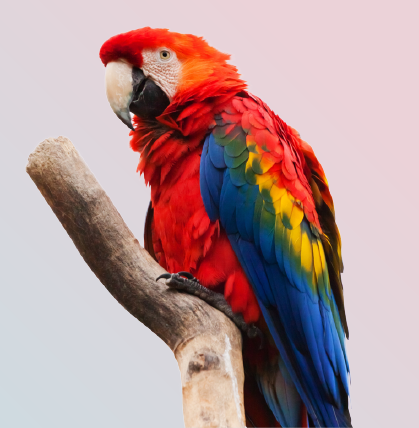
#> input picture Image Processing/Scarlet-Macaws.png, 419 x 428 px
$ jupyter execute 'Image Processing with OpenCV.ipynb'
#> lines starting #> are read from the running program, lines starting #| are printed output that depends on the picture
<h1>Objective</h1>

The objective is to learn basic image processing skills to achieve computer vision using OpenCV library in Python.

**Author :** Ronak Patel

**Reference :** LinkedIn Learning, OpenCV for Python Developers

[cell 1]
# imports
import cv2
import numpy as np

# Basic Image Operations

## Accessing an Image

[cell 2]
# read an image
img = cv2.imread("Scarlet-Macaws.png")
#> img is the input picture: shape (428, 419, 3); mean B, G, R 153, 151.8, 181.3

# show an image in a window
cv2.namedWindow("Image", cv2.WINDOW_NORMAL)
cv2.imshow("Image", img)

# wait indefinitely for a key to be pressed to exit the window, change 0 value to wait temporarily
cv2.waitKey(0)

# close all image windows
cv2.destroyAllWindows()

[cell 3]
# write an image
cv2.imwrite("Scarlet-Macaw2.png", img)
#> Out = True

## Understanding Pixel Data

[cell 4]
# read an image in color
img_color = cv2.imread("Scarlet-Macaws.png", 1)

# read an image in grayscale
img_grayscale = cv2.imread("Scarlet-Macaws.png", 0)
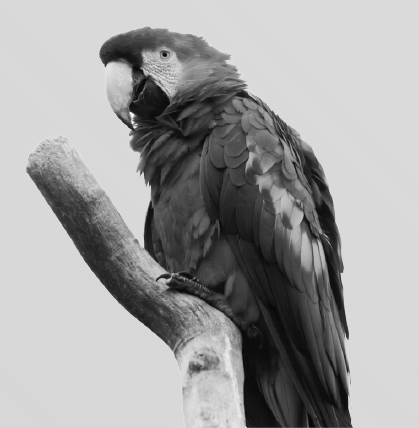
#> img_grayscale: shape (428, 419); min 6, max 242, mean 160.2

# show images
cv2.namedWindow("Color Image", cv2.WINDOW_NORMAL)
cv2.namedWindow("Grayscale Image", cv2.WINDOW_NORMAL)

cv2.imshow("Color Image", img_color)
cv2.imshow("Grayscale Image", img_grayscale)

cv2.waitKey(0)
cv2.destroyAllWindows()

[cell 5]
# image dimensions
print(f"Size of grayscale image : {img_grayscale.shape}")
#| Size of grayscale image : (428, 419)
print(f"Size of color image \t: {img_color.shape}")
#| Size of color image 	: (428, 419, 3)

**NOTE :**
- We can see that the grayscale image shows 2 coordinates (2D image). OpenCV shows this in (height, width) format.
- The color image shows 3 coordinates (3D image), shown as (height, width, channels).

[cell 6]
# seeing pixel data
img_grayscale

[cell 7]
img_color

[cell 8]
# height of the image; number of pixels in a column or number of rows in an image
print(f"Image height \t\t: {len(img_color)}")
#| Image height 		: 428

# width of an image; number of pixels in a row or number of columns in an image
# looking at the top row specifically (0)
print(f"Image width \t\t: {len(img_color[0])}")
#| Image width 		: 419

# number of channels in an image
print(f"Number of channels \t: {len(img_color[0][0])}")
#| Number of channels 	: 3

# shape of an image; [height, width, number of channels]
print(f"Image Shape \t\t: {img_color.shape}")
#| Image Shape 		: (428, 419, 3)

[cell 9]
# datatype of image
# ('uint8'); this tells us there are a maximum of 2**8 (256) values in each pixel of this image
# range of values from 0 to 255
print(f"Image datatype \t\t: {img_color.dtype}")
#| Image datatype 		: uint8

# show pixel values at 10th row and 5th column
print(f"Pixel values at [10, 5] : {img_color[10, 5]}")
#| Pixel values at [10, 5] : [219 213 224]

# show pixel values in a channel
print("\n")
print(f"Pixel values in Blue channel \t: \n{img_color[:, :, 0]}\n")
#> (printed output is left out)
print(f"Pixel values in Green channel \t: \n{img_color[:, :, 1]}\n")
#> (printed output is left out)
print(f"Pixel values in Red channel \t: \n{img_color[:, :, 2]}")
#> (printed output is left out)

# show total number of pixel values in an image
print(f"\nImage total pixel values : {img_color.size}")
#| Image total pixel values : 537996

## Data Types and Structures

[cell 10]
# creating a black image of height 150 and width 200 with 1 channel
black = np.zeros([150,200,1], 'uint8')
cv2.imshow("Black", black)
print(black[0,0,:]) # looking at first pixel and all values at that pixel location. Returns a single value from 0-255

# creating another image closest to black color of same size but with 3 channels. Returns 3 values each from 0-255
ones = np.ones([150, 200, 3], 'uint8')
cv2.imshow("Ones", ones)
print(ones[0,0,:])

# creating a white image of same size but of a 16-bit. We can do the same with 8 bits like before.
# But the range of pixel values now changes from 0-255 to 0-65535
# we do this by multiplying all pixel values by 65535; 1*65535
white = np.ones([150,200,3], 'uint16')
white *= (2**16-1)
cv2.imshow("White", white)
print(white[0,0,:])

# creating a blue image using the ones image and changing all pixel values in first channel(blue) to 255.
color = ones.copy()
color[:,:] = (255,0,0)
cv2.imshow("Blue", color)
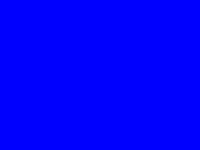
#> window 'Blue': shape (150, 200, 3); mean B, G, R 255, 0, 0
print(color[0,0,:])

cv2.waitKey(0)
cv2.destroyAllWindows()
